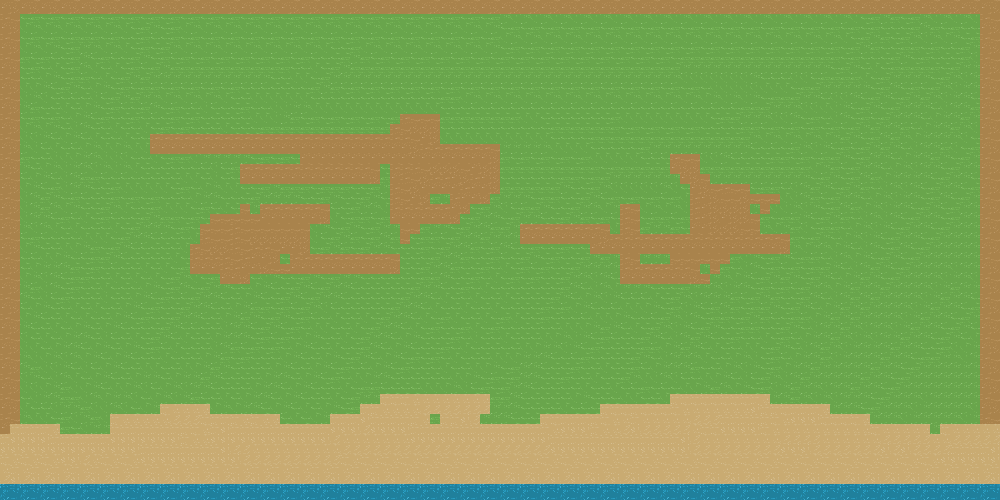

Below is a game level as drawn by its tile map, then a one-line description and the .tmx that defines it (tile-layer data replaced by summaries):
An orthogonal 100x50 tile map with 10x10 px tiles, 1 tile layer (arena), 2 tilesets and 4 objects.

<map version="1.8" tiledversion="1.8.5" orientation="orthogonal" renderorder="right-down" width="100" height="50" tilewidth="10" tileheight="10" infinite="0" nextlayerid="12" nextobjectid="10">
 <tileset firstgid="1" name="arena" tilewidth="10" tileheight="10" tilecount="5000" columns="100">
  <image source="../images/arena.png" width="1000" height="500" />
 </tileset>
 <tileset firstgid="5001" name="terrain" tilewidth="16" tileheight="16" tilecount="25" columns="5">
  <image source="../images/terrain.png" width="80" height="80" />
 </tileset>
 <layer id="1" name="arena" width="100" height="50">
  <data>[5000 cells, 5000 non-empty, 14 distinct tile ids]</data>
 </layer>
 <objectgroup id="4" name="Obstacles">
  <object id="1" x="0" y="0" width="10" height="500" />
  <object id="4" x="990" y="0" width="10" height="500" />
  <object id="2" x="0" y="485" width="1000" height="10" />
  <object id="3" x="0" y="-5" width="1000" height="10" />
 </objectgroup>
</map>